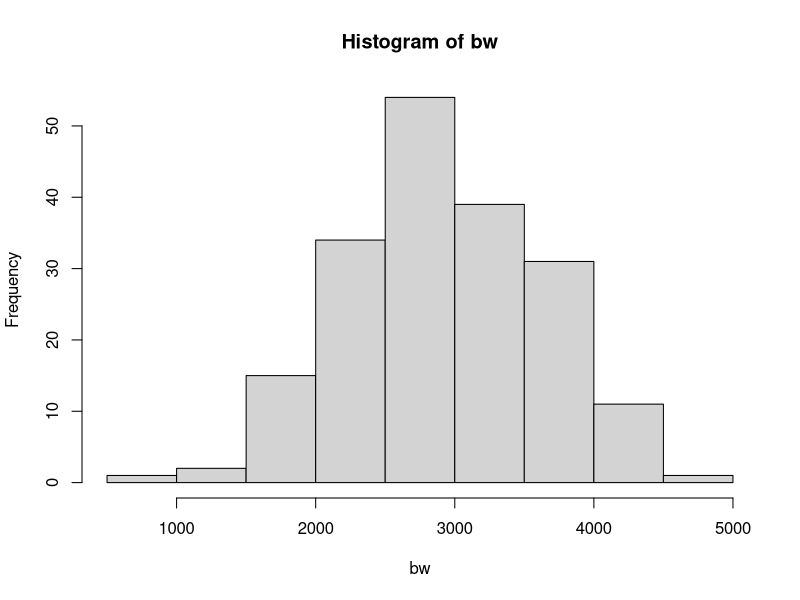
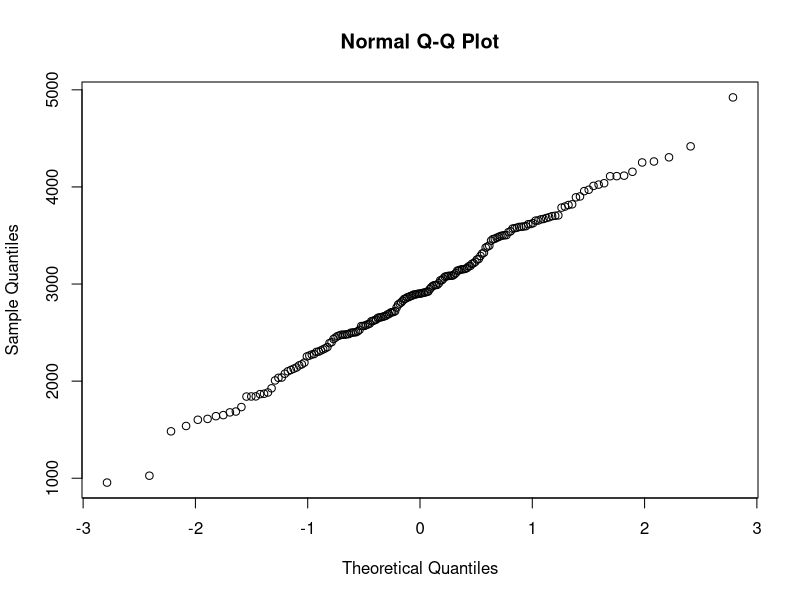
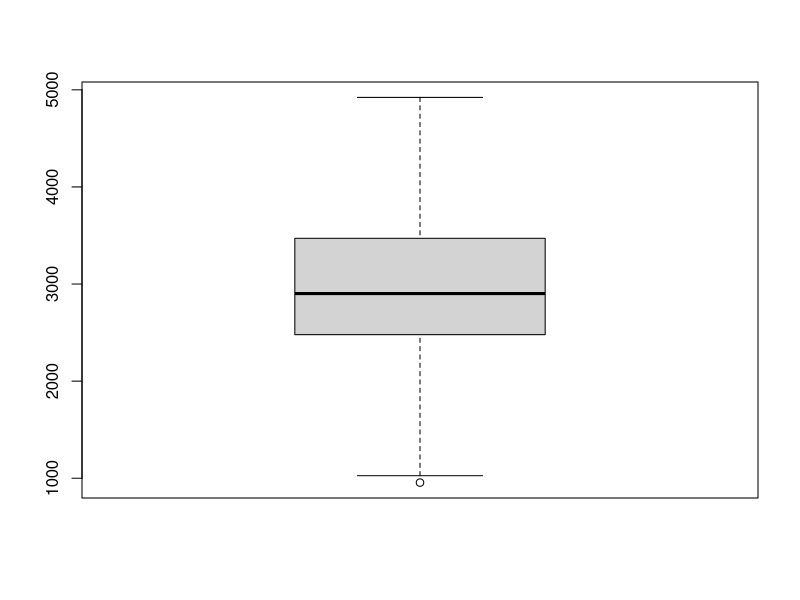
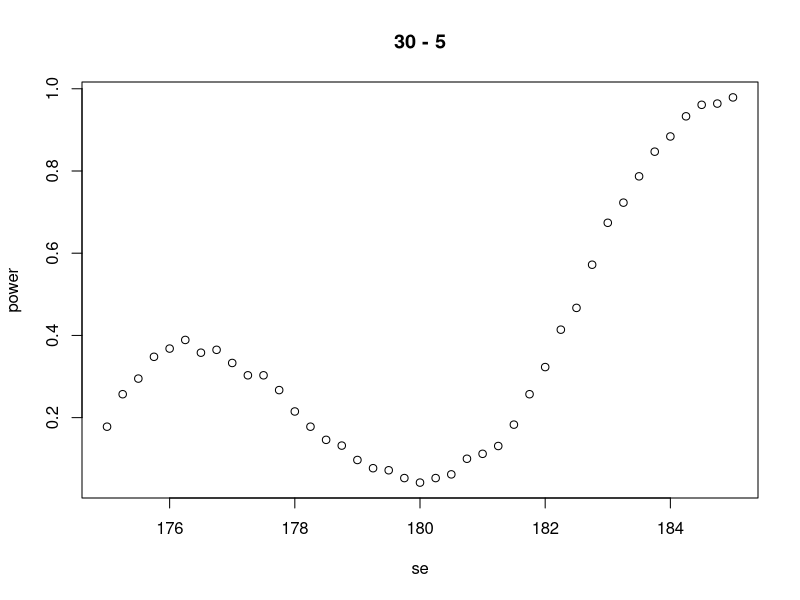
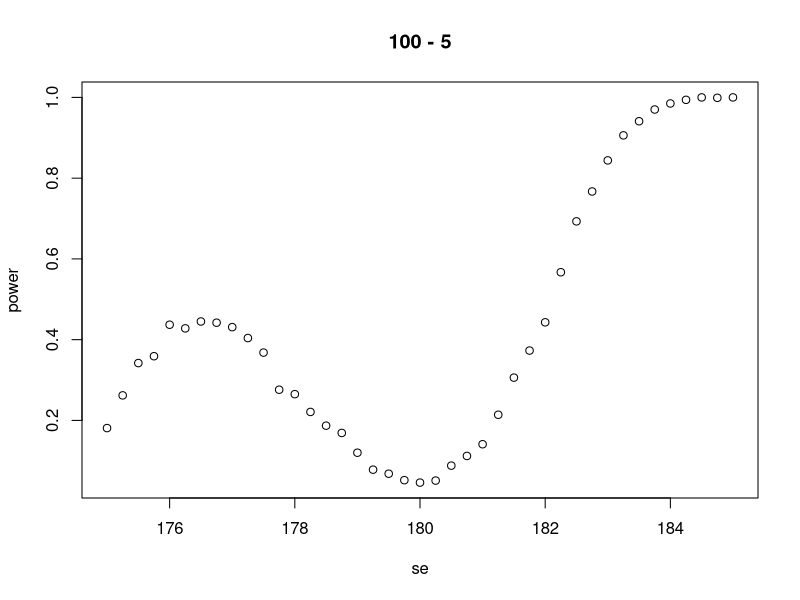
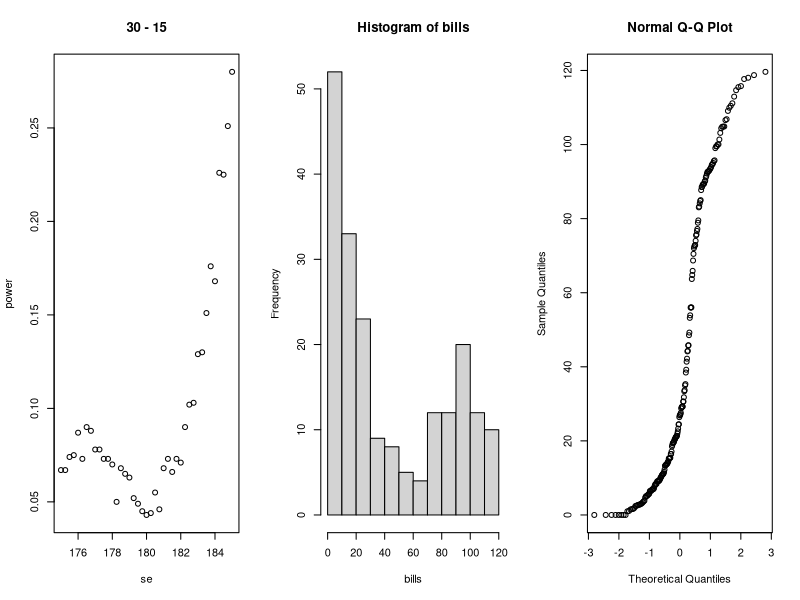
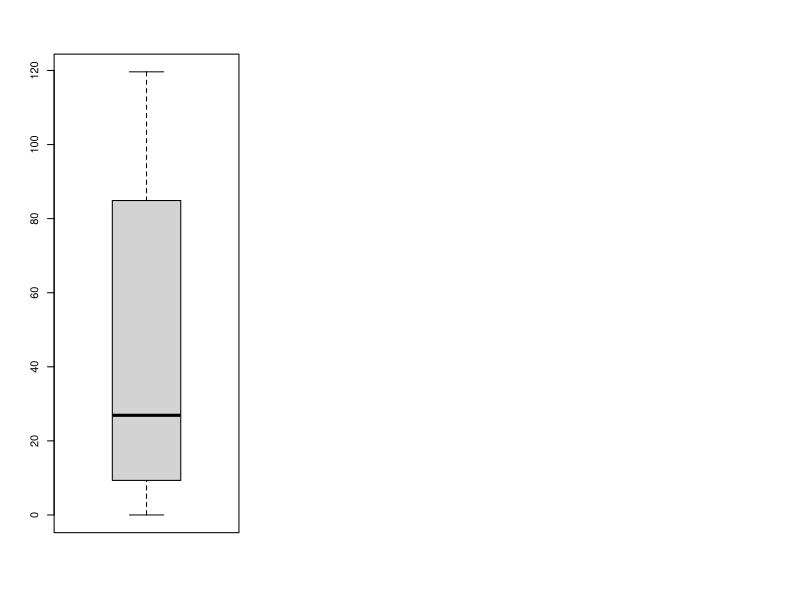

These figures' R source, in order:

##################################### Exercise 1 #####################################
setwd(getwd())
data=read.table(file="birthweight.txt",header=TRUE)

bw = data$birthweight
hist(bw)
qqnorm(bw)
boxplot(bw)
shapiro.test(bw)
m = mean(bw)
s = sd(bw)
n = length(bw)
error = qnorm(0.95)*s/sqrt(n)
error
ci = c(m-error, m+error)
ci

m_2800 = numeric(length(bw))

for (i in 1:length(bw)){m_2800[i] = 2800}
m_2800
t.test(bw,m_2800, alternative = "greater", conf.level = 0.95)
#################################### Exercise 2 #######################################

###################################2a############################################
n = 30
m = 30
mu = 180
nu = 175
sd = 5
x = rnorm(n,mu,sd)
y = rnorm(n,nu,sd)

t.test(x, y)

p = numeric(1000)

se = seq(175,185,by=0.25)
power = numeric(length(se))



for (n in  1:length(se)){
  for (i in 1:1000){
    nu = se[n]
    x=rnorm(n,mu,sd); y=rnorm(m,nu,sd)
    p[i] = t.test(x,y,var.equal=TRUE)[[3]]
  }
  power[n] = mean(p<0.05)
}
p

length(power)
length(se)
plot(se,power, main="30 - 5")

########################################## 2b ###############################
n = 100
m = 100
mu = 180
nu = 175
sd = 5
x = rnorm(n,mu,sd)
y = rnorm(n,nu,sd)

t.test(x, y)

p = numeric(1000)

se = seq(175,185,by=0.25)
power = numeric(length(se))
help(seq)


for (n in  1:length(se)){
  for (i in 1:1000){
    nu = se[n]
    x=rnorm(n,mu,sd); y=rnorm(m,nu,sd)
    p[i] = t.test(x,y,var.equal=TRUE)[[3]]
  }
  power[n] = mean(p<0.05)
}
p

length(power)
length(se)
plot(se,power, main = "100 - 5")

############################### 2c ################################
par(mfrow=c(1,3))
########################################## 2b ###############################
n = 30
m = 30
mu = 180
nu = 175
sd = 15
x = rnorm(n,mu,sd)
y = rnorm(n,nu,sd)

t.test(x, y)

p = numeric(1000)

se = seq(175,185,by=0.25)
power = numeric(length(se))


# We  now  study  thep-value  and  thepower functionof  thet-test.   
# The  power  function  gives,  for  everygiven set of parameters (n,m,??,??,sd), 
# the probability that thet-test rejects the null hypothesis. 
for (n in  1:length(se)){
  for (i in 1:1000){
    nu = se[n]
    x=rnorm(n,mu,sd); y=rnorm(m,nu,sd)
    p[i] = t.test(x,y,var.equal=TRUE)[[3]]
  }
  power[n] = mean(p<0.05)
}
p

length(power)
length(se)
plot(se,power, main = "30 - 15")

######################## exercise 3 #############################################

data=read.table(file="telephone.txt",header=TRUE)
data
bills = data$Bills
bills
hist(bills)
qqnorm(bills)
boxplot(bills)